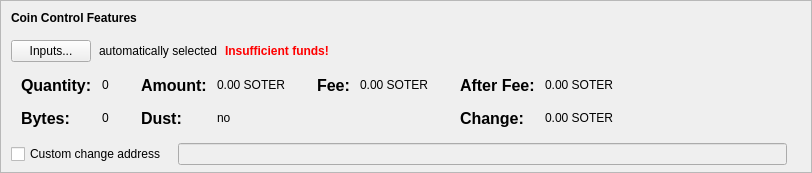
    <widget class="QFrame" name="frameCoinControl">
     <property name="sizePolicy">
      <sizepolicy hsizetype="Expanding" vsizetype="Fixed">
       <horstretch>0</horstretch>
       <verstretch>0</verstretch>
      </sizepolicy>
     </property>
     <property name="maximumSize">
      <size>
       <width>16777215</width>
       <height>16777215</height>
      </size>
     </property>
     <property name="frameShape">
      <enum>QFrame::StyledPanel</enum>
     </property>
     <property name="frameShadow">
      <enum>QFrame::Sunken</enum>
     </property>
     <layout class="QVBoxLayout" name="verticalLayoutCoinControl2">
      <property name="spacing">
       <number>0</number>
      </property>
      <property name="leftMargin">
       <number>0</number>
      </property>
      <property name="topMargin">
       <number>0</number>
      </property>
      <property name="rightMargin">
       <number>0</number>
      </property>
      <property name="bottomMargin">
       <number>6</number>
      </property>
      <item>
       <layout class="QVBoxLayout" name="verticalLayoutCoinControl" stretch="0,0,0,0,0">
        <property name="spacing">
         <number>0</number>
        </property>
        <property name="leftMargin">
         <number>10</number>
        </property>
        <property name="topMargin">
         <number>10</number>
        </property>
        <item>
         <layout class="QHBoxLayout" name="horizontalLayoutCoinControl1">
          <property name="bottomMargin">
           <number>15</number>
          </property>
          <item>
           <widget class="QLabel" name="labelCoinControlFeatures">
            <property name="sizePolicy">
             <sizepolicy hsizetype="Preferred" vsizetype="Maximum">
              <horstretch>0</horstretch>
              <verstretch>0</verstretch>
             </sizepolicy>
            </property>
            <property name="font">
             <font>
              <weight>75</weight>
              <bold>true</bold>
             </font>
            </property>
            <property name="styleSheet">
             <string notr="true">font-weight:bold;</string>
            </property>
            <property name="text">
             <string>Coin Control Features</string>
            </property>
           </widget>
          </item>
         </layout>
        </item>
        <item>
         <layout class="QHBoxLayout" name="horizontalLayoutCoinControl2" stretch="0,0,0,0">
          <property name="spacing">
           <number>8</number>
          </property>
          <property name="bottomMargin">
           <number>10</number>
          </property>
          <item>
           <widget class="QPushButton" name="pushButtonCoinControl">
            <property name="styleSheet">
             <string notr="true"/>
            </property>
            <property name="text">
             <string>Inputs...</string>
            </property>
            <property name="autoDefault">
             <bool>false</bool>
            </property>
           </widget>
          </item>
          <item>
           <widget class="QLabel" name="labelCoinControlAutomaticallySelected">
            <property name="text">
             <string>automatically selected</string>
            </property>
            <property name="margin">
             <number>5</number>
            </property>
           </widget>
          </item>
          <item>
           <widget class="QLabel" name="labelCoinControlInsuffFunds">
            <property name="font">
             <font>
              <weight>75</weight>
              <bold>true</bold>
             </font>
            </property>
            <property name="styleSheet">
             <string notr="true">color:red;font-weight:bold;</string>
            </property>
            <property name="text">
             <string>Insufficient funds!</string>
            </property>
            <property name="margin">
             <number>5</number>
            </property>
           </widget>
          </item>
          <item>
           <spacer name="horizontalSpacerCoinControl">
            <property name="orientation">
             <enum>Qt::Horizontal</enum>
            </property>
            <property name="sizeHint" stdset="0">
             <size>
              <width>40</width>
              <height>1</height>
             </size>
            </property>
           </spacer>
          </item>
         </layout>
        </item>
        <item>
         <widget class="QWidget" name="widgetCoinControl" native="true">
          <property name="sizePolicy">
           <sizepolicy hsizetype="Preferred" vsizetype="Preferred">
            <horstretch>0</horstretch>
            <verstretch>0</verstretch>
           </sizepolicy>
          </property>
          <property name="minimumSize">
           <size>
            <width>0</width>
            <height>0</height>
           </size>
          </property>
          <property name="styleSheet">
           <string notr="true"/>
          </property>
          <layout class="QHBoxLayout" name="horizontalLayoutCoinControl5">
           <property name="leftMargin">
            <number>0</number>
           </property>
           <property name="topMargin">
            <number>0</number>
           </property>
           <property name="rightMargin">
            <number>0</number>
           </property>
           <property name="bottomMargin">
            <number>0</number>
           </property>
           <item>
            <layout class="QHBoxLayout" name="horizontalLayoutCoinControl3" stretch="0,0,0,1">
             <property name="spacing">
              <number>20</number>
             </property>
             <property name="topMargin">
              <number>0</number>
             </property>
             <property name="bottomMargin">
              <number>10</number>
             </property>
             <item>
              <layout class="QFormLayout" name="formLayoutCoinControl1">
               <property name="horizontalSpacing">
                <number>10</number>
               </property>
               <property name="verticalSpacing">
                <number>14</number>
               </property>
               <property name="leftMargin">
                <number>10</number>
               </property>
               <property name="topMargin">
                <number>4</number>
               </property>
               <property name="rightMargin">
                <number>6</number>
               </property>
               <item row="0" column="0">
                <widget class="QLabel" name="labelCoinControlQuantityText">
                 <property name="font">
                  <font>
                   <pointsize>12</pointsize>
                   <weight>75</weight>
                   <bold>true</bold>
                  </font>
                 </property>
                 <property name="text">
                  <string>Quantity:</string>
                 </property>
                 <property name="margin">
                  <number>0</number>
                 </property>
                </widget>
               </item>
               <item row="0" column="1">
                <widget class="QLabel" name="labelCoinControlQuantity">
                 <property name="cursor">
                  <cursorShape>IBeamCursor</cursorShape>
                 </property>
                 <property name="contextMenuPolicy">
                  <enum>Qt::ActionsContextMenu</enum>
                 </property>
                 <property name="text">
                  <string notr="true">0</string>
                 </property>
                 <property name="margin">
                  <number>0</number>
                 </property>
                 <property name="textInteractionFlags">
                  <set>Qt::LinksAccessibleByMouse|Qt::TextSelectableByKeyboard|Qt::TextSelectableByMouse</set>
                 </property>
                </widget>
               </item>
               <item row="1" column="0">
                <widget class="QLabel" name="labelCoinControlBytesText">
                 <property name="font">
                  <font>
                   <pointsize>12</pointsize>
                   <weight>75</weight>
                   <bold>true</bold>
                  </font>
                 </property>
                 <property name="text">
                  <string>Bytes:</string>
                 </property>
                </widget>
               </item>
               <item row="1" column="1">
                <widget class="QLabel" name="labelCoinControlBytes">
                 <property name="cursor">
                  <cursorShape>IBeamCursor</cursorShape>
                 </property>
                 <property name="contextMenuPolicy">
                  <enum>Qt::ActionsContextMenu</enum>
                 </property>
                 <property name="text">
                  <string notr="true">0</string>
                 </property>
                 <property name="textInteractionFlags">
                  <set>Qt::LinksAccessibleByMouse|Qt::TextSelectableByKeyboard|Qt::TextSelectableByMouse</set>
                 </property>
                </widget>
               </item>
              </layout>
             </item>
             <item>
              <layout class="QFormLayout" name="formLayoutCoinControl2">
               <property name="horizontalSpacing">
                <number>10</number>
               </property>
               <property name="verticalSpacing">
                <number>14</number>
               </property>
               <property name="leftMargin">
                <number>6</number>
               </property>
               <property name="topMargin">
                <number>4</number>
               </property>
               <property name="rightMargin">
                <number>6</number>
               </property>
               <item row="0" column="0">
                <widget class="QLabel" name="labelCoinControlAmountText">
                 <property name="font">
                  <font>
                   <pointsize>12</pointsize>
                   <weight>75</weight>
                   <bold>true</bold>
                  </font>
                 </property>
                 <property name="text">
                  <string>Amount:</string>
                 </property>
                 <property name="margin">
                  <number>0</number>
                 </property>
                </widget>
               </item>
               <item row="0" column="1">
                <widget class="QLabel" name="labelCoinControlAmount">
                 <property name="cursor">
                  <cursorShape>IBeamCursor</cursorShape>
                 </property>
                 <property name="contextMenuPolicy">
                  <enum>Qt::ActionsContextMenu</enum>
                 </property>
                 <property name="text">
                  <string notr="true">0.00 SOTER</string>
                 </property>
                 <property name="textInteractionFlags">
                  <set>Qt::LinksAccessibleByMouse|Qt::TextSelectableByKeyboard|Qt::TextSelectableByMouse</set>
                 </property>
                </widget>
               </item>
               <item row="1" column="0">
                <widget class="QLabel" name="labelCoinControlLowOutputText">
                 <property name="font">
                  <font>
                   <pointsize>12</pointsize>
                   <weight>75</weight>
                   <bold>true</bold>
                  </font>
                 </property>
                 <property name="text">
                  <string>Dust:</string>
                 </property>
                </widget>
               </item>
               <item row="1" column="1">
                <widget class="QLabel" name="labelCoinControlLowOutput">
                 <property name="cursor">
                  <cursorShape>IBeamCursor</cursorShape>
                 </property>
                 <property name="contextMenuPolicy">
                  <enum>Qt::ActionsContextMenu</enum>
                 </property>
                 <property name="text">
                  <string notr="true">no</string>
                 </property>
                 <property name="textInteractionFlags">
                  <set>Qt::LinksAccessibleByMouse|Qt::TextSelectableByKeyboard|Qt::TextSelectableByMouse</set>
                 </property>
                </widget>
               </item>
              </layout>
             </item>
             <item>
              <layout class="QFormLayout" name="formLayoutCoinControl3">
               <property name="horizontalSpacing">
                <number>10</number>
               </property>
               <property name="verticalSpacing">
                <number>14</number>
               </property>
               <property name="leftMargin">
                <number>6</number>
               </property>
               <property name="topMargin">
                <number>4</number>
               </property>
               <property name="rightMargin">
                <number>6</number>
               </property>
               <item row="0" column="0">
                <widget class="QLabel" name="labelCoinControlFeeText">
                 <property name="font">
                  <font>
                   <pointsize>12</pointsize>
                   <weight>75</weight>
                   <bold>true</bold>
                  </font>
                 </property>
                 <property name="text">
                  <string>Fee:</string>
                 </property>
                 <property name="margin">
                  <number>0</number>
                 </property>
                </widget>
               </item>
               <item row="0" column="1">
                <widget class="QLabel" name="labelCoinControlFee">
                 <property name="cursor">
                  <cursorShape>IBeamCursor</cursorShape>
                 </property>
                 <property name="contextMenuPolicy">
                  <enum>Qt::ActionsContextMenu</enum>
                 </property>
                 <property name="text">
                  <string notr="true">0.00 SOTER</string>
                 </property>
                 <property name="textInteractionFlags">
                  <set>Qt::LinksAccessibleByMouse|Qt::TextSelectableByKeyboard|Qt::TextSelectableByMouse</set>
                 </property>
                </widget>
               </item>
              </layout>
             </item>
             <item>
              <layout class="QFormLayout" name="formLayoutCoinControl4">
               <property name="horizontalSpacing">
                <number>10</number>
               </property>
               <property name="verticalSpacing">
                <number>14</number>
               </property>
               <property name="leftMargin">
                <number>6</number>
               </property>
               <property name="topMargin">
                <number>4</number>
               </property>
               <property name="rightMargin">
                <number>6</number>
               </property>
               <item row="0" column="0">
                <widget class="QLabel" name="labelCoinControlAfterFeeText">
                 <property name="font">
                  <font>
                   <pointsize>12</pointsize>
                   <weight>75</weight>
                   <bold>true</bold>
                  </font>
                 </property>
                 <property name="text">
                  <string>After Fee:</string>
                 </property>
                 <property name="margin">
                  <number>0</number>
                 </property>
                </widget>
               </item>
               <item row="0" column="1">
                <widget class="QLabel" name="labelCoinControlAfterFee">
                 <property name="cursor">
                  <cursorShape>IBeamCursor</cursorShape>
                 </property>
                 <property name="contextMenuPolicy">
                  <enum>Qt::ActionsContextMenu</enum>
                 </property>
                 <property name="text">
                  <string notr="true">0.00 SOTER</string>
                 </property>
                 <property name="textInteractionFlags">
                  <set>Qt::LinksAccessibleByMouse|Qt::TextSelectableByKeyboard|Qt::TextSelectableByMouse</set>
                 </property>
                </widget>
               </item>
               <item row="1" column="0">
                <widget class="QLabel" name="labelCoinControlChangeText">
                 <property name="font">
                  <font>
                   <pointsize>12</pointsize>
                   <weight>75</weight>
                   <bold>true</bold>
                  </font>
                 </property>
                 <property name="text">
                  <string>Change:</string>
                 </property>
                </widget>
               </item>
               <item row="1" column="1">
                <widget class="QLabel" name="labelCoinControlChange">
                 <property name="cursor">
                  <cursorShape>IBeamCursor</cursorShape>
                 </property>
                 <property name="contextMenuPolicy">
                  <enum>Qt::ActionsContextMenu</enum>
                 </property>
                 <property name="text">
                  <string notr="true">0.00 SOTER</string>
                 </property>
                 <property name="textInteractionFlags">
                  <set>Qt::LinksAccessibleByMouse|Qt::TextSelectableByKeyboard|Qt::TextSelectableByMouse</set>
                 </property>
                </widget>
               </item>
              </layout>
             </item>
            </layout>
           </item>
          </layout>
         </widget>
        </item>
        <item>
         <layout class="QHBoxLayout" name="horizontalLayoutCoinControl4" stretch="0,0,0">
          <property name="spacing">
           <number>12</number>
          </property>
          <property name="sizeConstraint">
           <enum>QLayout::SetDefaultConstraint</enum>
          </property>
          <property name="topMargin">
           <number>5</number>
          </property>
          <property name="rightMargin">
           <number>5</number>
          </property>
          <item>
           <widget class="QCheckBox" name="checkBoxCoinControlChange">
            <property name="toolTip">
             <string>If this is activated, but the change address is empty or invalid, change will be sent to a newly generated address.</string>
            </property>
            <property name="text">
             <string>Custom change address</string>
            </property>
           </widget>
          </item>
          <item>
           <widget class="QValidatedLineEdit" name="lineEditCoinControlChange">
            <property name="enabled">
             <bool>false</bool>
            </property>
            <property name="sizePolicy">
             <sizepolicy hsizetype="Expanding" vsizetype="Fixed">
              <horstretch>0</horstretch>
              <verstretch>0</verstretch>
             </sizepolicy>
            </property>
           </widget>
          </item>
          <item>
           <widget class="QLabel" name="labelCoinControlChangeLabel">
            <property name="sizePolicy">
             <sizepolicy hsizetype="Preferred" vsizetype="Expanding">
              <horstretch>0</horstretch>
              <verstretch>0</verstretch>
             </sizepolicy>
            </property>
            <property name="minimumSize">
             <size>
              <width>0</width>
              <height>0</height>
             </size>
            </property>
            <property name="text">
             <string/>
            </property>
            <property name="margin">
             <number>3</number>
            </property>
           </widget>
          </item>
         </layout>
        </item>
        <item>
         <spacer name="verticalSpacerCoinControl">
          <property name="orientation">
           <enum>Qt::Vertical</enum>
          </property>
          <property name="sizeHint" stdset="0">
           <size>
            <width>800</width>
            <height>1</height>
           </size>
          </property>
         </spacer>
        </item>
       </layout>
      </item>
     </layout>
    </widget>
